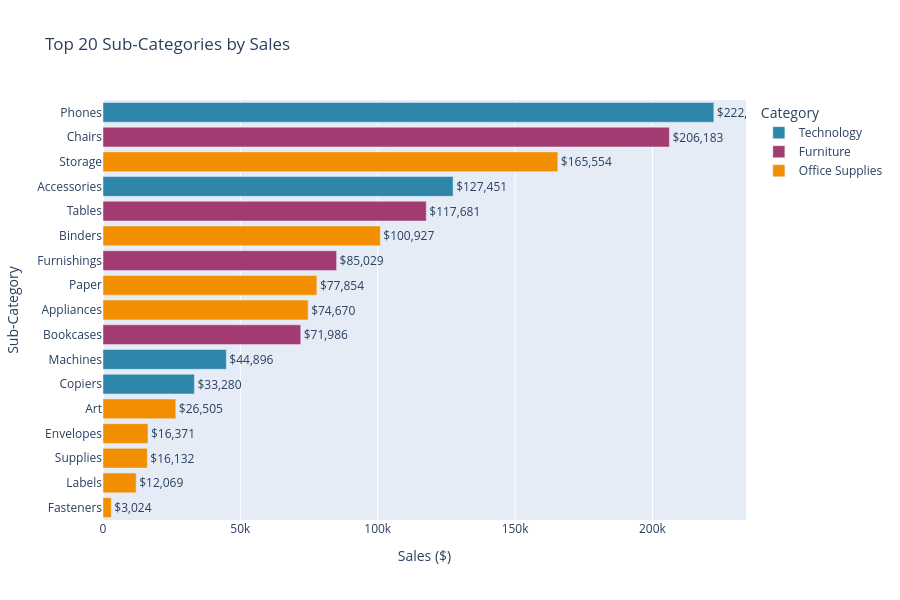

This figure's notebook cell:
### Code cell
# Sub-category performance - Top 20
top_subcategories = subcategory_df.head(20)

fig = px.bar(top_subcategories, x='Total_Sales', y='Sub-Category',
             color='Category', orientation='h',
             title='Top 20 Sub-Categories by Sales',
             labels={'Total_Sales': 'Sales ($)', 'Sub-Category': 'Sub-Category'},
             color_discrete_sequence=['#2E86AB', '#A23B72', '#F18F01'],
             text=top_subcategories['Total_Sales'].apply(lambda x: f'${x:,.0f}'))

fig.update_layout(height=600, yaxis={'categoryorder':'total ascending'})
fig.update_traces(textposition='outside')
fig.show()

### Figure 1 — Plotly figure (JSON) as saved in the notebook; plotly's stock layout.template omitted (floating-point values rounded to 4 significant figures)
{"data": [{"hovertemplate": "Category=Technology<br>Sales ($)=%{x}<br>Sub-Category=%{y}<br>text=%{text}<extra></extra>", "legendgroup": "Technology", "marker": {"color": "#2E86AB", "pattern": {"shape": ""}}, "name": "Technology", "orientation": "h", "showlegend": true, "text": ["$222,361", "$127,451", "$44,896", "$33,280"], "textposition": "outside", "type": "bar", "x": [222400.0, 127500.0, 44900.0, 33280.0], "xaxis": "x", "y": ["Phones", "Accessories", "Machines", "Copiers"], "yaxis": "y"}, {"hovertemplate": "Category=Furniture<br>Sales ($)=%{x}<br>Sub-Category=%{y}<br>text=%{text}<extra></extra>", "legendgroup": "Furniture", "marker": {"color": "#A23B72", "pattern": {"shape": ""}}, "name": "Furniture", "orientation": "h", "showlegend": true, "text": ["$206,183", "$117,681", "$85,029", "$71,986"], "textposition": "outside", "type": "bar", "x": [206200.0, 117700.0, 85030.0, 71990.0], "xaxis": "x", "y": ["Chairs", "Tables", "Furnishings", "Bookcases"], "yaxis": "y"}, {"hovertemplate": "Category=Office Supplies<br>Sales ($)=%{x}<br>Sub-Category=%{y}<br>text=%{text}<extra></extra>", "legendgroup": "Office Supplies", "marker": {"color": "#F18F01", "pattern": {"shape": ""}}, "name": "Office Supplies", "orientation": "h", "showlegend": true, "text": ["$165,554", "$100,927", "$77,854", "$74,670", "$26,505", "$16,371", "$16,132", "$12,069", "$3,024"], "textposition": "outside", "type": "bar", "x": [165600.0, 100900.0, 77850.0, 74670.0, 26500.0, 16370.0, 16130.0, 12070.0, 3024.0], "xaxis": "x", "y": ["Storage", "Binders", "Paper", "Appliances", "Art", "Envelopes", "Supplies", "Labels", "Fasteners"], "yaxis": "y"}], "layout": {"barmode": "relative", "height": 600, "legend": {"title": {"text": "Category"}, "tracegroupgap": 0}, "title": {"text": "Top 20 Sub-Categories by Sales"}, "xaxis": {"anchor": "y", "domain": [0, 1], "title": {"text": "Sales ($)"}}, "yaxis": {"anchor": "x", "categoryorder": "total ascending", "domain": [0, 1], "title": {"text": "Sub-Category"}}}}
